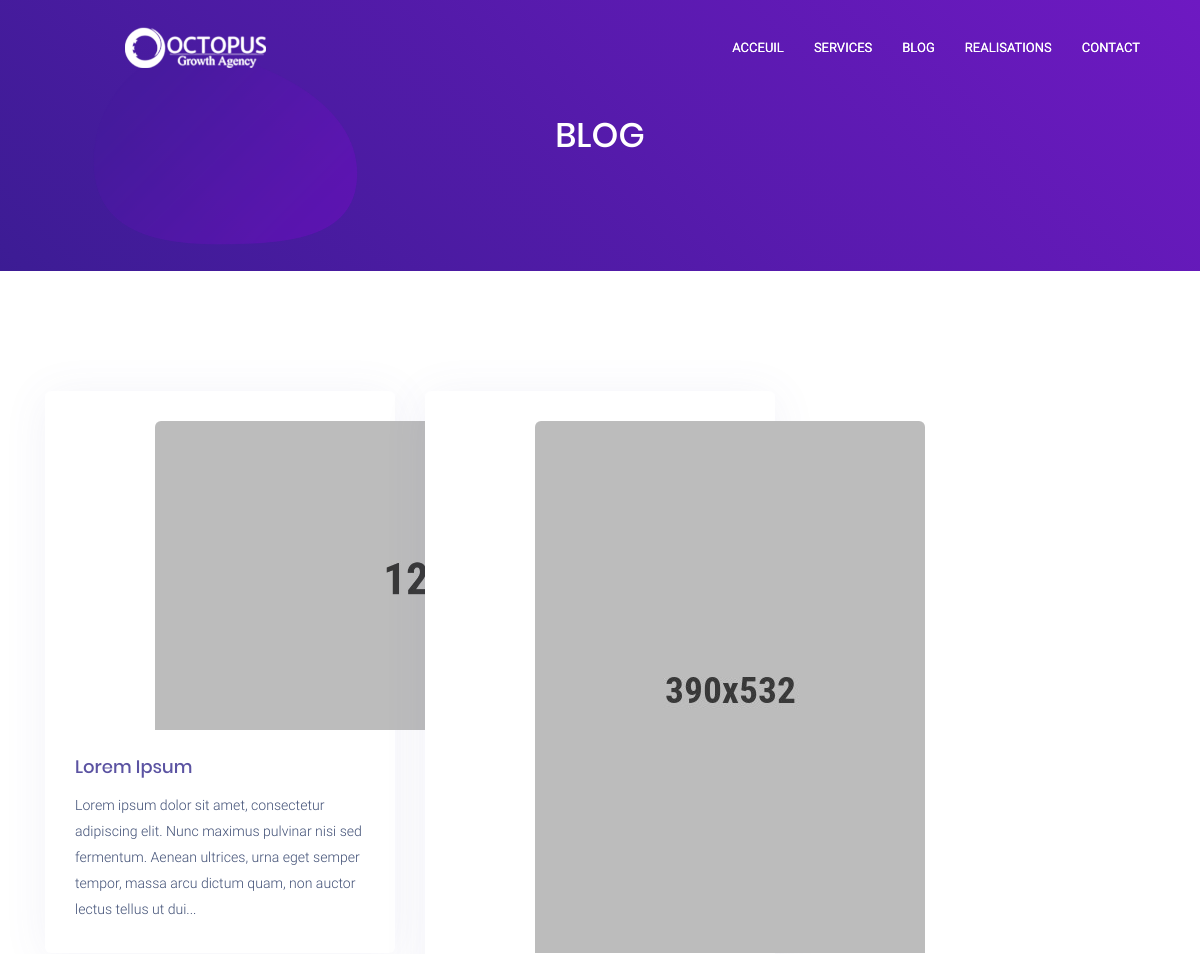
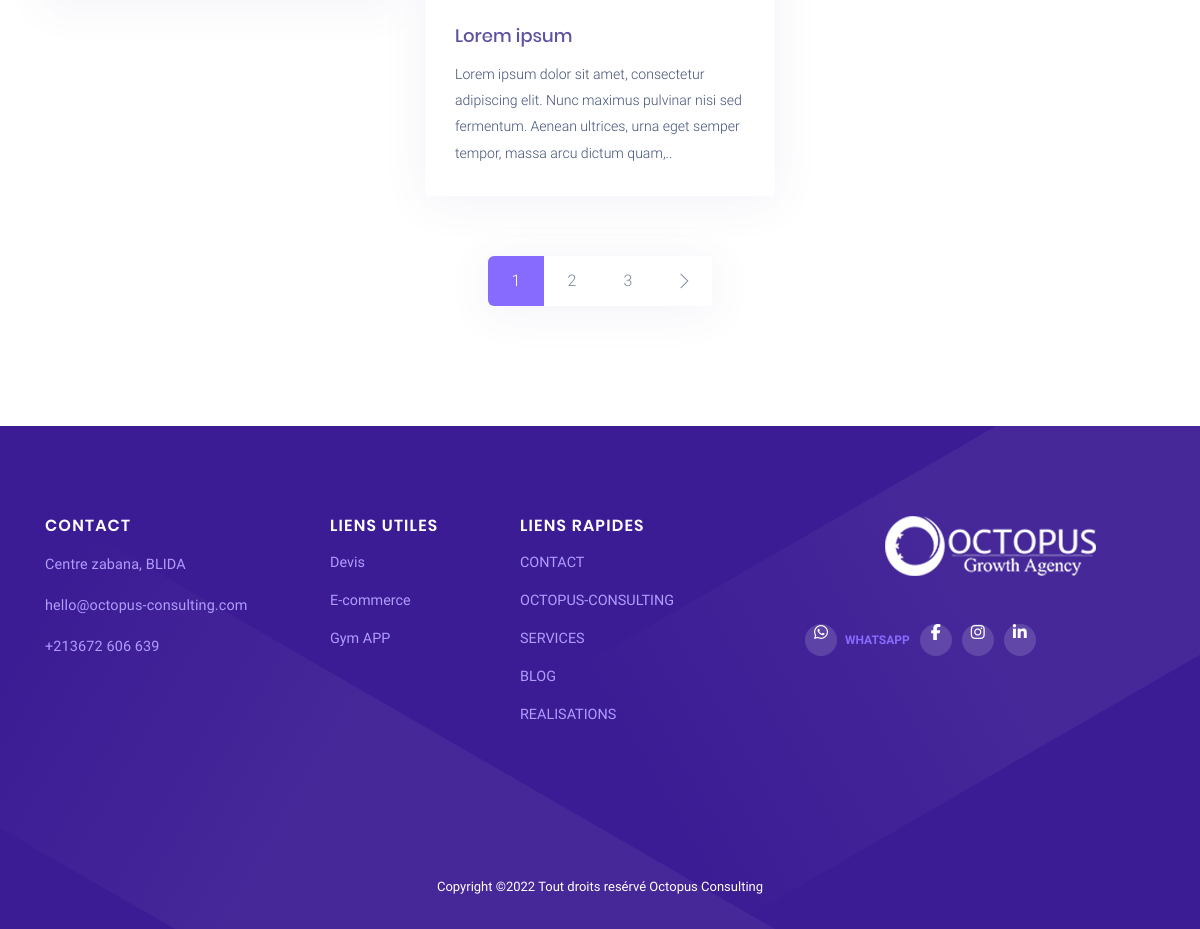
The app's page /articles/ with its own data (2 pictures, top to bottom).
### core/models.py (models this page shows, shortened)
class Article(models.Model):
    title   = models.CharField( max_length=150, verbose_name='Titre')
    slug    = models.SlugField()
    aperçu  = models.CharField( max_length=300, verbose_name='aperçu', blank=True, null=True)
    chapo   = models.CharField( max_length=300, verbose_name='chapô ',blank=True, null=True)
    quote  = models.CharField( max_length=300, verbose_name='phrase mise en avant ', blank=True, null=True)
    texte_haut   = tinymce_models.HTMLField(verbose_name='texte haut', blank=True, null=True)
    texte_bas   = tinymce_models.HTMLField(verbose_name='texte bas', blank=True, null=True)
    banner  = models.ImageField(upload_to="images/")
    publish = models.BooleanField(default=True)
    actif   = models.BooleanField(default=True)
    created = models.DateTimeField(verbose_name='Date de Création',  auto_now_add=True)
    updated = models.DateTimeField(verbose_name='Date de dernière mise à jour',  auto_now=True)

### core/views.py (the view)
# urls.py: path('articles/', ArticleListView.as_view(), name='articles'),
class ArticleListView(ListView):
    model = Article
    context_object_name = "articles"
    template_name = "blog.html"

### business/context_processors.py (called while the page is built)
def infos(request):
    business = Business.objects.all().last()
    return {
            'business' : business,
        }

### templates/blog.html
{% extends "base.html" %}
{% load static %}
{% load i18n %}
{% get_current_language as LANGUAGE_CODE %}
{% get_available_languages as LANGUAGES %}
{% get_language_info_list for LANGUAGES as languages %}
{% block content %}
<body class="nk-body body-wider mode-onepage">
	<div class="nk-wrap">
        {% include  "navbar.html" %}
        <div class="header-banner bg-theme-grad-s2">
            <div class="nk-banner">
                <div class="banner banner-page">
                    <div class="banner-wrap">
                        <div class="container">
                            <div class="row justify-content-center align-items-center">
                                <div class="col-xl-6 col-lg-9">
                                    <div class="banner-caption cpn tc-light text-center">
                                        <div class="cpn-head">
                                            <h2 class="title ttu">Blog</h2>
                                        </div>
                                    </div>
                                </div>
                            </div>
                        </div>
                    </div>
                </div>
            </div>
            <div class="nk-ovm shape-z6-sm">
            </div>
        </div>
        <main class="nk-pages">
            <section class="section bg-white">
                <div class="container">
                    <div class="nk-block nk-block-blog">
                        <div class="row">
                            {% for article in articles %}
                            <div class="col-lg-4 col-sm-6">
                                <div class="blog">
                                    <div class="blog-photo">
                                        <img src="{{article.banner.url}}" alt="blog-thumb">
                                    </div>
                                    <div class="blog-text">
                                        <h4 class="title title-sm"><a href="{% url 'core:article_detail' article.pk %}">{{article.title}}</a></h4>
                                        <p>{{article.aperçu}}..</p>
                                    </div>
                                </div>
                            </div>
                            {% endfor %}
                        </div>
                        <nav class="w-100 d-flex">
                            <ul class="pagination">
                                <li><a class="active" href="#">1</a></li>
                                <li><a href="#">2</a></li>
                                <li><a href="#">3</a></li>
                                <li><a href="#"><em class="icon ti ti-angle-right"></em></a></li>
                            </ul>
                        </nav>
                    </div>
                </div>
            </section>
        </main>
    </div>
</body>
</html>
{% endblock content %}

### records on screen
Article: title "Lorem Ipsum", aperçu "Lorem ipsum dolor sit amet, consectetur adipiscing elit. Nunc maximus pulvinar nisi sed fermentum. Aenean ultrices, urna eget semper tempor, massa arcu dictum quam, non auctor lectus tellus ut dui."
Article: banner (picture), title "Lorem ipsum", aperçu "Lorem ipsum dolor sit amet, consectetur adipiscing elit. Nunc maximus pulvinar nisi sed fermentum. Aenean ultrices, urna eget semper tempor, massa arcu dictum quam,"
